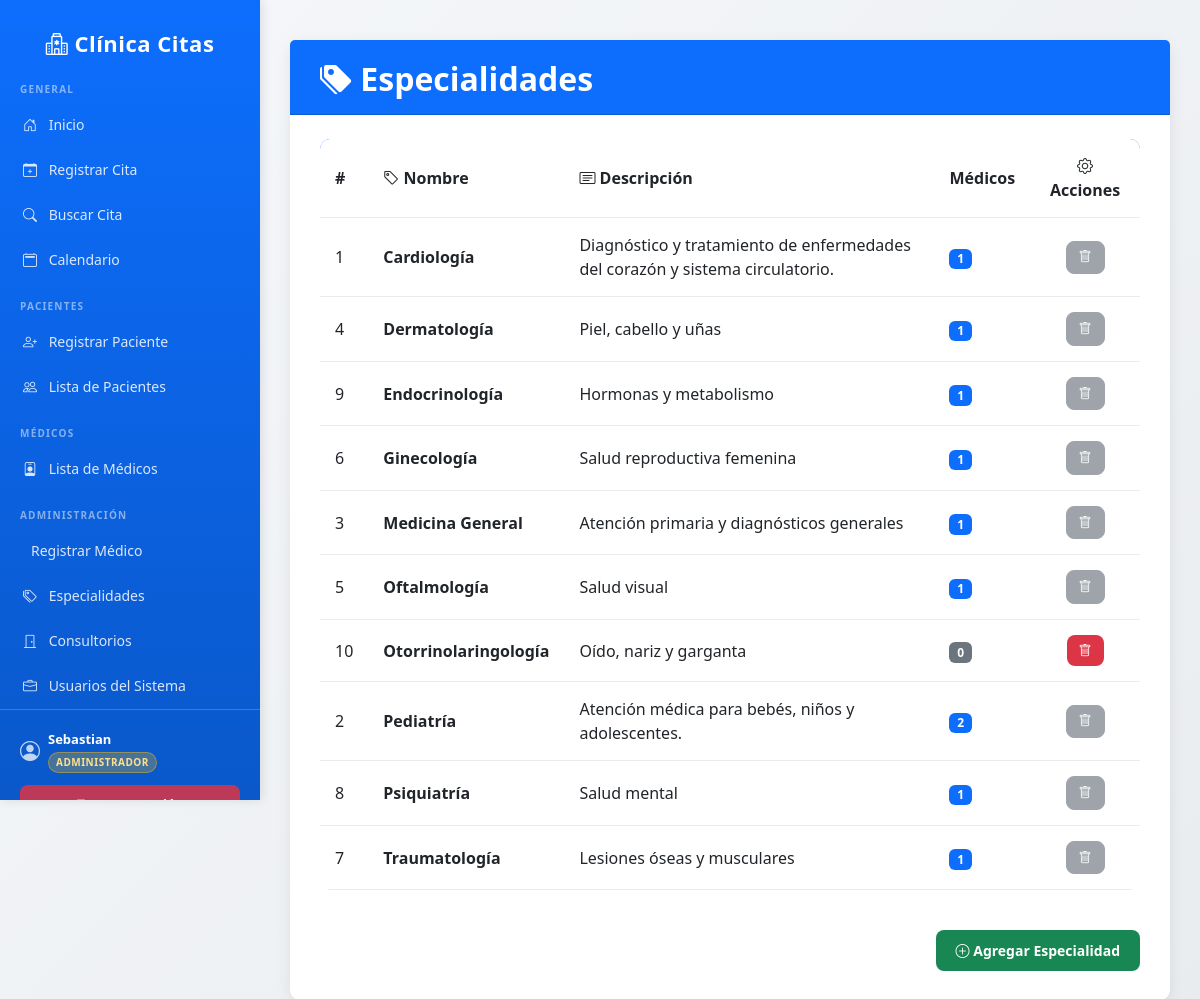
The page /admin/especialidades/lista_especialidades.php (signed in) on the database its author committed.
### tables this page shows
CREATE TABLE `especialidad` (
  `id_especialidad` int NOT NULL AUTO_INCREMENT,
  `nombre` varchar(50) NOT NULL,
  `descripcion` text,
  PRIMARY KEY (`id_especialidad`)
);

### src/admin/especialidades/lista_especialidades.php (the view, shortened to what this page needs)
<?php
require_once __DIR__ . "/../../config/db_connect.php";
$result = $conn->query("
    SELECT e.id_especialidad, e.nombre, e.descripcion,
           COUNT(m.id_medico) AS total_medicos
    FROM especialidad e
    LEFT JOIN medico m ON m.id_especialidad = e.id_especialidad
    GROUP BY e.id_especialidad
    ORDER BY e.nombre
");
include __DIR__ . "/../../includes/plantilla.php";
?>
<div class="card mx-auto" style="max-width: 950px;">
  <div style="padding: 30px;">
    <h2 class="card-header bg-primary text-white pb-3 mb-4"
      style="margin: -30px -30px 20px -30px; padding: 20px 30px;">
      <i class="bi bi-tags-fill"></i> Especialidades
    </h2>
    <div class="table-responsive">
      <table class="table table-hover">
        <thead>
          <tr>
            <th>#</th>
            <th><i class="bi bi-tag"></i> Nombre</th>
            <th><i class="bi bi-card-text"></i> Descripción</th>
            <th><i class="bi bi-stethoscope"></i> Médicos</th>
            <th style="text-align:center;"><i class="bi bi-gear"></i> Acciones</th>
          </tr>
        </thead>
        <tbody>
          <?php while ($row = $result->fetch_assoc()): ?>
            <tr>
              <td><?= $row['id_especialidad'] ?></td>
              <td><strong><?= htmlspecialchars($row['nombre']) ?></strong></td>
              <td><?= htmlspecialchars($row['descripcion'] ?? '—') ?></td>
              <td>
                <span class="badge <?= $row['total_medicos'] > 0 ? 'bg-primary' : 'bg-secondary' ?>">
                  <?= $row['total_medicos'] ?>
                </span>
              </td>
              <td style="text-align:center;">
                <?php if ($row['total_medicos'] > 0): ?>
                  <button class="btn btn-sm btn-secondary" disabled title="Tiene médicos asociados">
                    <i class="bi bi-trash"></i>
                  </button>
                <?php else: ?>
                  <a class="btn btn-sm btn-danger"
                    href="/admin/especialidades/lista_especialidades.php?eliminar=<?= $row['id_especialidad'] ?>"
                    title="Eliminar"
                    onclick="return confirm('¿Eliminar esta especialidad?');">
                    <i class="bi bi-trash"></i>
                  </a>
                <?php endif; ?>
              </td>
            </tr>
          <?php endwhile; ?>
        </tbody>
      </table>
    </div>
    <div class="d-flex justify-content-end mt-4">
      <a href="../especialidades/registrar_especialidad.php" class="btn btn-success">
        <i class="bi bi-plus-circle"></i> Agregar Especialidad
      </a>
    </div>
  </div>
</div>
<?php include "../../includes/footer.php"; ?>

### src/includes/plantilla.php (style rules this page uses)
:root { --primary-color: #0d6efd; --secondary-color: #6c757d; --success-color: #198754; --danger-color: #dc3545; --warning-color: #ffc107; --info-color: #0dcaf0; }
body { font-family: 'Segoe UI', Tahoma, Geneva, Verdana, sans-serif; background: linear-gradient(135deg, #f5f7fa 0%, #e9ecef 100%); min-height: 100vh; }
.card { border: none; box-shadow: 0 4px 15px rgba(0,0,0,0.08); border-radius: 12px; margin-bottom: 20px; transition: transform 0.3s ease, box-shadow 0.3s ease; }
.card h2 { margin-top: 0; color: #0d6efd; font-weight: 700; }
.btn { border-radius: 8px; font-weight: 600; padding: 10px 20px; font-size: 14px; transition: all 0.3s ease; }
.btn-success, .btn-danger, .btn-warning, .btn-info { border: none; }
.table { border-collapse: collapse; background: white; border-radius: 10px; overflow: hidden; }
.table thead { background: linear-gradient(135deg, #0d6efd 0%, #0b5ed7 100%); color: white; font-weight: 600; }
.table th, .table td { padding: 15px; border-color: #e9ecef; vertical-align: middle; }
.btn-sm { padding: 6px 12px; font-size: 13px; }

### rows shown on the page
especialidad: id_especialidad "1", nombre "Cardiología", descripcion "Diagnóstico y tratamiento de enfermedades del corazón y sistema circulatorio.", total_medicos "1"
especialidad: id_especialidad "4", nombre "Dermatología", descripcion "Piel, cabello y uñas", total_medicos "1"
especialidad: id_especialidad "9", nombre "Endocrinología", descripcion "Hormonas y metabolismo", total_medicos "1"
especialidad: id_especialidad "6", nombre "Ginecología", descripcion "Salud reproductiva femenina", total_medicos "1"
especialidad: id_especialidad "3", nombre "Medicina General", descripcion "Atención primaria y diagnósticos generales", total_medicos "1"
especialidad: id_especialidad "5", nombre "Oftalmología", descripcion "Salud visual", total_medicos "1"
especialidad: id_especialidad "10", nombre "Otorrinolaringología", descripcion "Oído, nariz y garganta", total_medicos "0"
especialidad: id_especialidad "2", nombre "Pediatría", descripcion "Atención médica para bebés, niños y adolescentes.", total_medicos "2"
especialidad: id_especialidad "8", nombre "Psiquiatría", descripcion "Salud mental", total_medicos "1"
especialidad: id_especialidad "7", nombre "Traumatología", descripcion "Lesiones óseas y musculares", total_medicos "1"

### other values the page prints
$_SESSION['nombre'] "Sebastian"
